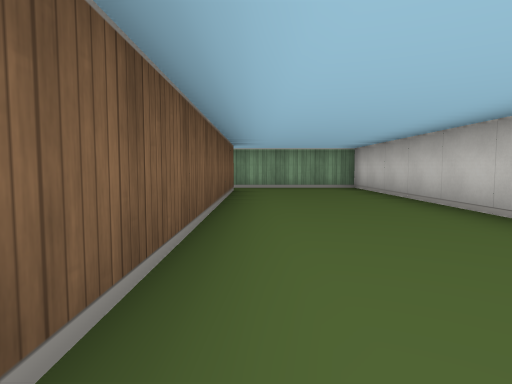
[1] (above)

16 first-person views from a walk through a cub3D level. The camera is about half as high as the walls, tilts 4° down and sees 75° across. The floor is counted in squares. Each view is taken from the middle of a square. On the plan, view 1 faces up. The plan holds only what a view shows up to about 9 squares ahead; the rest is blank. The place goes on beyond the plan.

[2]
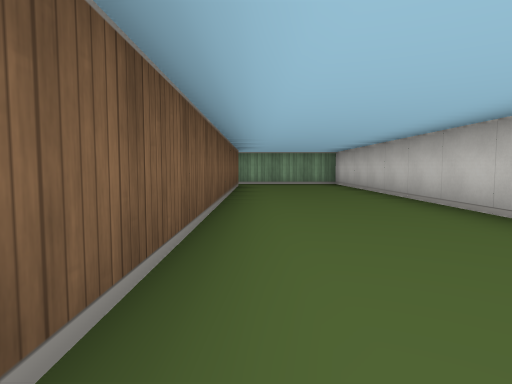

[3]
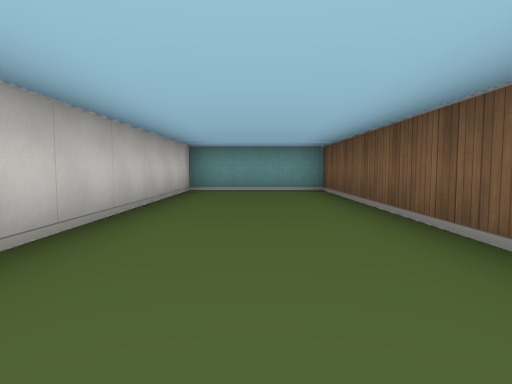

[4]
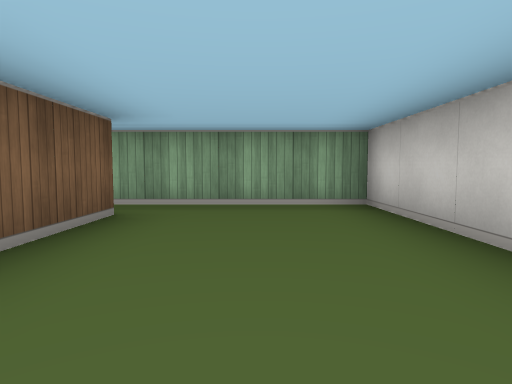

[5]
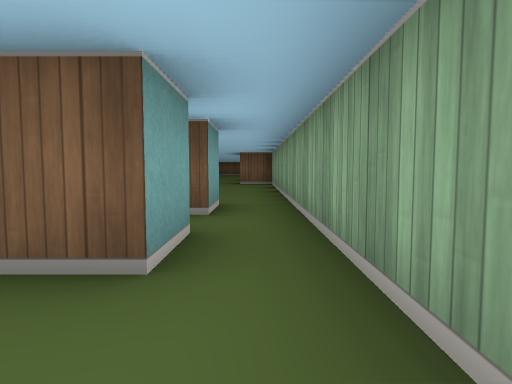

[6]
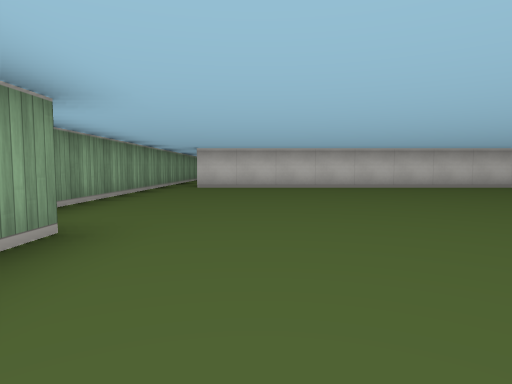

[7]
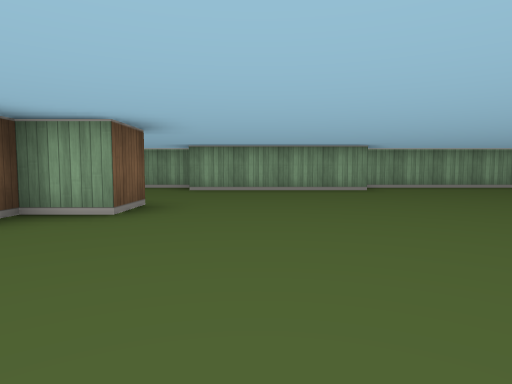

[8]
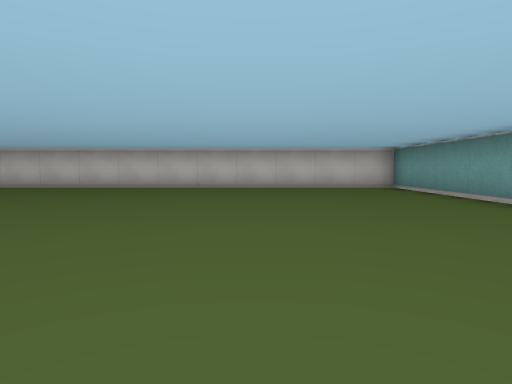

[9]
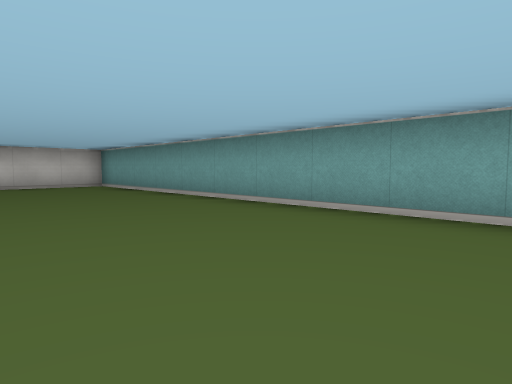

[10]
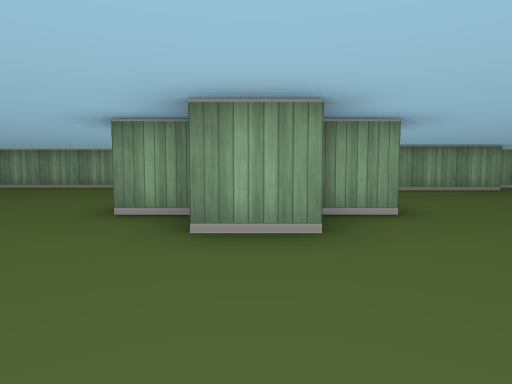

[11]
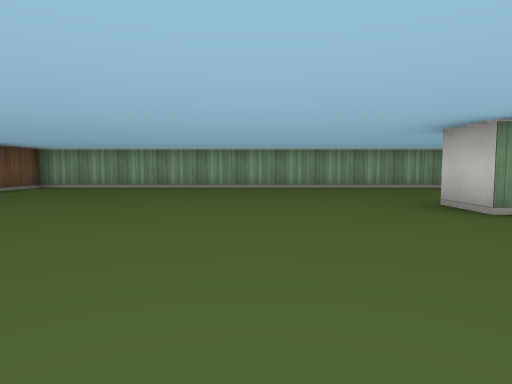

[12]
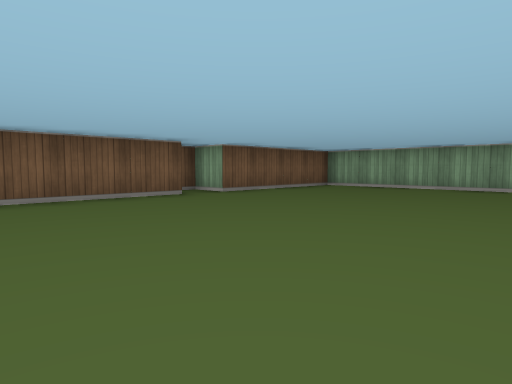

[13]
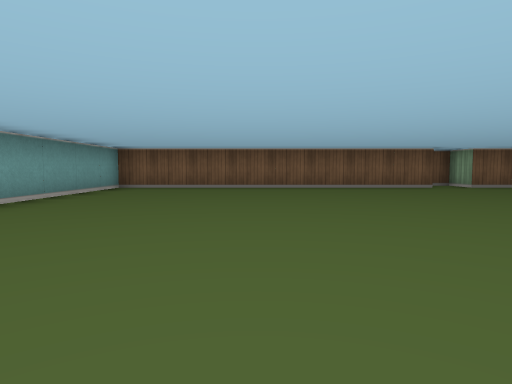

[14]
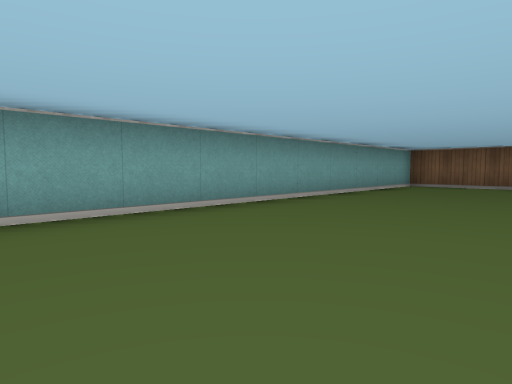

[15]
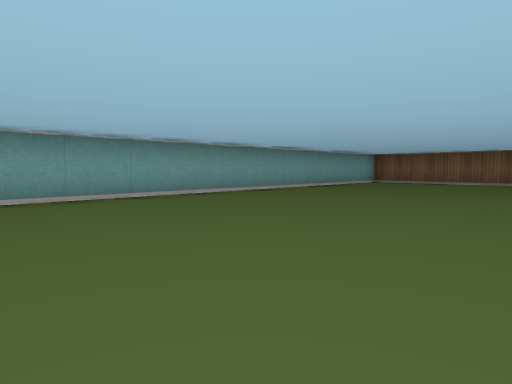

[16]
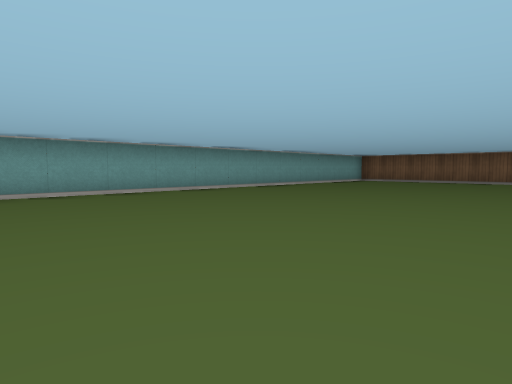

### Floor plan
Ten units are one square. View 1 is at (0, 0); x grows to the right and y downward. Boxes are objects, and circles mark ways between rooms. Rooms are numbered by the first view taken in them; rooms with no view inside come last. Other rooms are left out.
<svg viewBox="-260 -90 290 140">
<path fill="none" stroke="#000" d="M-5 -75 -5 45 25 45 25 -85 -5 -85M-144 -25 -155 -25M-156 -35 -165 -35 -165 -45M-135 -45 -135 -35 -145 -35M-136 -85 -245 -85 -245 -45 -255 -45 -255 -41M-94 -75 -135 -75M-245 -36 -245 45 -35 45 -35 -75M-35 -85 -92 -85"/>
<text x="10" y="-20">1</text>
<text x="-140" y="-20">2</text>
</svg>

Where each view was taken, in squares from view 1:
view 1: 0 up, 0 right, facing up
view 2: 2 down, 0 right, facing up
view 3: 3 up, 1 right, facing down
view 4: 4 up, 1 right, facing up
view 5: 8 up, 1 right, facing left
view 6: 6 up, 12 left, facing right
view 7: 0 up, 12 left, facing up
view 8: 1 down, 12 left, facing right
view 9: 1 down, 13 left, facing down-right
view 10: 0 up, 15 left, facing up
view 11: 0 up, 19 left, facing up
view 12: 0 up, 19 left, facing up-left
view 13: 1 down, 16 left, facing left
view 14: 1 down, 15 left, facing down-left
view 15: 1 up, 13 left, facing down-left
view 16: 2 up, 12 left, facing down-left
